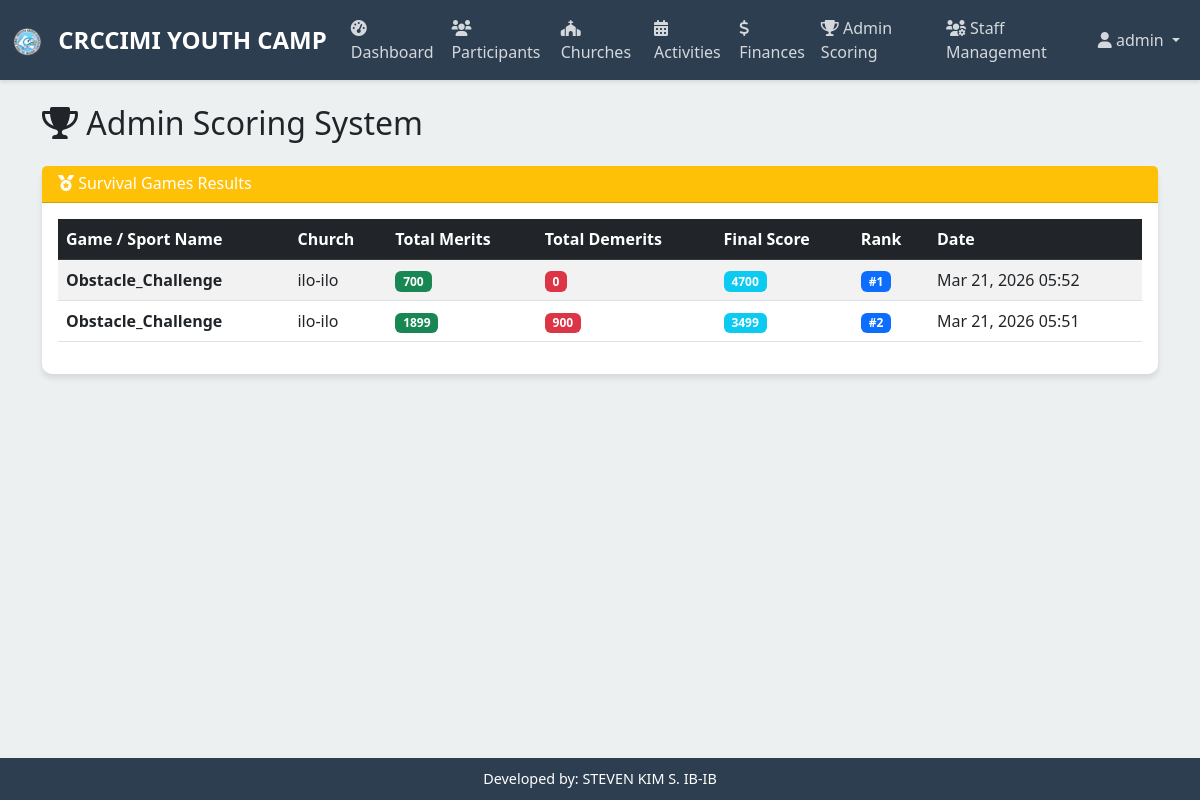
Page /admin-scoring/ (signed in) on the committed database.
### youthcamp/models.py (models this page shows, shortened)
class SurvivalGameResult(models.Model):
    activity = models.ForeignKey(Activity, on_delete=models.CASCADE)
    church = models.ForeignKey(Church, on_delete=models.CASCADE)
    points_earned = models.PositiveIntegerField(default=0)
    rank = models.PositiveIntegerField(null=True, blank=True)
    display_in_scoring = models.BooleanField(default=False)
    created_at = models.DateTimeField(auto_now_add=True)
    updated_at = models.DateTimeField(auto_now=True)
    @property
    def total_demerits(self):
        return self.demerits.aggregate(total=models.Sum('points'))['total'] or 0
    @property
    def total_merits(self):
        return self.merits.aggregate(total=models.Sum('points'))['total'] or 0
    @property
    def final_score(self):
        return (self.points_earned + self.total_merits) - self.total_demerits

class Activity(models.Model):
    ACTIVITY_TYPES = [
        ('vs_sports', 'VS Sports Game'),
        ('survival', 'Survival Game'),
    ]
    GAME_CHOICES = [
        ('basketball', 'Basketball'),
        ('volleyball', 'Volleyball'),
        ('soccer', 'Soccer'),
        ('badminton', 'Badminton'),
        ('obstacle_challenge', 'Obstacle Challenge'),
        ('team_survival', 'Team Survival'),
        ('scavenger_hunt', 'Scavenger Hunt'),
        ('relay_race', 'Relay Race'),
    ]
    name = models.CharField(max_length=200)
    activity_type = models.CharField(max_length=20, choices=ACTIVITY_TYPES)
    game_type = models.CharField(max_length=50, choices=GAME_CHOICES)
    description = models.TextField(blank=True)
    created_at = models.DateTimeField(auto_now_add=True)
    created_by = models.ForeignKey('auth.User', on_delete=models.SET_NULL, null=True, blank=True)

class Church(models.Model):
    name = models.CharField(max_length=200)
    host_pastor = models.CharField(max_length=200)
    created_at = models.DateTimeField(auto_now_add=True)
    updated_at = models.DateTimeField(auto_now=True)

### youthcamp/views.py (the view)
# urls.py: path('admin-scoring/', views.admin_scoring_view, name='admin_scoring'),
@login_required
def admin_scoring_view(request):
    vs_games = VSGameResult.objects.filter(display_in_scoring=True).order_by('-created_at')
    survival_results = SurvivalGameResult.objects.filter(display_in_scoring=True)
    survival_results_with_rank = []
    all_survival_results = list(survival_results)
    sorted_by_final_score = sorted(all_survival_results, key=lambda x: x.final_score, reverse=True)
    rank_dict = {}
    current_rank = 1
    for i, result in enumerate(sorted_by_final_score):
        if i > 0 and result.final_score < sorted_by_final_score[i-1].final_score:
            current_rank = i + 1
        rank_dict[result.id] = current_rank
    for result in all_survival_results:
        result.calculated_rank = rank_dict[result.id]
        survival_results_with_rank.append(result)
    survival_results_with_rank.sort(key=lambda x: x.calculated_rank)
    context = {
        'vs_games': vs_games,
        'survival_results': survival_results_with_rank,
        'user': request.user,
    }
    return render(request, 'admin_scoring.html', context)

### templates/admin_scoring.html (shortened to what this page needs)
{% extends 'base.html' %}
{% block content %}
<div class="container mt-4">
    <div class="row">
        <div class="col-12">
            <h2 class="mb-4">
                <i class="fas fa-trophy"></i> Admin Scoring System
            </h2>
        </div>
    </div>
    {% if survival_results %}
        <div class="card mb-4">
            <div class="card-header bg-warning text-white">
                <h6 class="mb-0">
                    <i class="fas fa-medal"></i> Survival Games Results
                </h6>
            </div>
            <div class="card-body">
                <div class="table-responsive">
                    <table class="table table-striped table-hover">
                        <thead class="table-dark">
                            <tr>
                                <th>Game / Sport Name</th>
                                <th>Church</th>
                                <th>Total Merits</th>
                                <th>Total Demerits</th>
                                <th>Final Score</th>
                                <th>Rank</th>
                                <th>Date</th>
                            </tr>
                        </thead>
                        <tbody>
                            {% for result in survival_results %}
                                <tr>
                                    <td><strong>{{ result.activity.game_type.title }}</strong></td>
                                    <td>{{ result.church.name }}</td>
                                    <td>
                                        <span class="badge bg-success">{{ result.points_earned }}</span>
                                    </td>
                                    <td>
                                        <span class="badge bg-danger">{{ result.total_demerits }}</span>
                                    </td>
                                    <td>
                                        <span class="badge bg-info">{{ result.final_score }}</span>
                                    </td>
                                    <td>
                                        <span class="badge bg-primary">#{{ result.calculated_rank }}</span>
                                    </td>
                                    <td>{{ result.created_at|date:"M d, Y H:i" }}</td>
                                </tr>
                            {% endfor %}
                        </tbody>
                    </table>
                </div>
            </div>
        </div>
    {% endif %}
</div>
{% endblock %}

### templates/base.html (shortened to what this page needs)
<!DOCTYPE html>
<html lang="en">
<head>
    <link href="https://cdn.jsdelivr.net/npm/bootstrap@5.3.0/dist/css/bootstrap.min.css" rel="stylesheet">
    <link href="https://cdnjs.cloudflare.com/ajax/libs/font-awesome/6.0.0/css/all.min.css" rel="stylesheet">
</head>
<body>
    {% if user.is_authenticated %}
    <nav class="navbar navbar-expand-lg navbar-custom">
        <div class="container-fluid">
            <span class="navbar-brand">
                <img src="/static/logo.png" alt="CRCCIMI YOUTH CAMP Logo" style="height: 30px; width: auto; margin-right: 10px;">
                CRCCIMI YOUTH CAMP
            </span>
            <div class="collapse navbar-collapse" id="navbarNav">
                <ul class="navbar-nav me-auto">
                    <li class="nav-item">
                        <a class="nav-link" href="{% url 'dashboard' %}">
                            <i class="fas fa-tachometer-alt"></i> Dashboard
                        </a>
                    </li>
                    <li class="nav-item">
                        <a class="nav-link" href="{% url 'participants' %}">
                            <i class="fas fa-users"></i> Participants
                        </a>
                    </li>
                    <li class="nav-item">
                        <a class="nav-link" href="{% url 'churches' %}">
                            <i class="fas fa-church"></i> Churches
                        </a>
                    </li>
                    <li class="nav-item">
                        <a class="nav-link" href="{% url 'activities' %}">
                            <i class="fas fa-calendar-alt"></i> Activities
                        </a>
                    </li>
                    <li class="nav-item">
                        <a class="nav-link" href="{% url 'finances' %}">
                            <i class="fas fa-dollar-sign"></i> Finances
                        </a>
                    </li>
                    {% if user.is_staff or user.is_superuser %}
                    <li class="nav-item">
                        <a class="nav-link" href="{% url 'admin_scoring' %}">
                            <i class="fas fa-trophy"></i> Admin Scoring
                        </a>
                    </li>
                    {% endif %}
                    {% if user.is_superuser %}
                    <li class="nav-item">
                        <a class="nav-link" href="{% url 'staff_management' %}">
                            <i class="fas fa-users-cog"></i> Staff Management
                        </a>
                    </li>
                    {% endif %}
                </ul>
                <ul class="navbar-nav">
                    <li class="nav-item dropdown">
                        <a class="nav-link dropdown-toggle" href="#" id="navbarDropdown" role="button" data-bs-toggle="dropdown">
                            <i class="fas fa-user"></i> {{ user.username }}
                        </a>
                    </li>
                </ul>
            </div>
        </div>
    </nav>
    {% endif %}
    <div class="main-content">
        {% block content %}{% endblock %}
    </div>
    {% if user.is_authenticated %}
    <div class="footer-credit">
        Developed by: STEVEN KIM S. IB-IB
    </div>
    {% endif %}
</body>
</html>

### templates/base.html (style rules this page uses)
:root { --primary-color: #2c3e50; --secondary-color: #3498db; --accent-color: #e74c3c; --success-color: #27ae60; --light-bg: #ecf0f1; }
body { font-family: 'Segoe UI', Tahoma, Geneva, Verdana, sans-serif; background-color: var(--light-bg); margin: 0; padding: 0; }
.navbar-custom { background-color: var(--primary-color); box-shadow: 0 2px 4px rgba(0,0,0,0.1); }
.navbar-brand { font-weight: bold; color: white !important; font-size: 1.5rem; }
.nav-link { color: rgba(255,255,255,0.8) !important; transition: color 0.3s ease; }
.card { border: none; border-radius: 10px; box-shadow: 0 4px 6px rgba(0,0,0,0.1); transition: transform 0.3s ease; }
.footer-credit { background-color: var(--primary-color); color: white; text-align: center; padding: 10px; position: fixed; bottom: 0; width: 100%; font-size: 0.9rem; }
.main-content { padding-bottom: 60px; }

### rows in the picture
SurvivalGameResult: activity.game_type "Obstacle_Challenge", church.name "ilo-ilo", points_earned "700", total_demerits "0", final_score "4700", calculated_rank "1", created_at "Mar 21, 2026 05:52"
SurvivalGameResult: activity.game_type "Obstacle_Challenge", church.name "ilo-ilo", points_earned "1899", total_demerits "900", final_score "3499", calculated_rank "2", created_at "Mar 21, 2026 05:51"

### other values in the picture
{{ user.username }} "admin"
